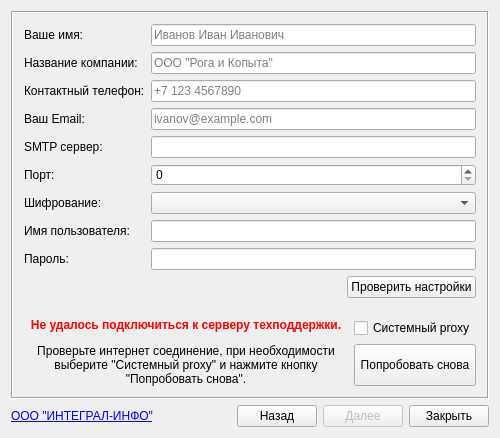
<?xml version="1.0" encoding="UTF-8"?>
<ui version="4.0">
 <class>MainWindow</class>
 <widget class="QMainWindow" name="MainWindow">
  <property name="geometry">
   <rect>
    <x>0</x>
    <y>0</y>
    <width>500</width>
    <height>438</height>
   </rect>
  </property>
  <property name="windowTitle">
   <string>Техподдержка</string>
  </property>
  <property name="windowIcon">
   <iconset resource="TechSupport.qrc">
    <normaloff>:/resources/Gear.png</normaloff>:/resources/Gear.png</iconset>
  </property>
  <property name="styleSheet">
   <string notr="true">QWidget {font-size: 12px;}</string>
  </property>
  <widget class="QWidget" name="centralWidget">
   <layout class="QVBoxLayout" name="verticalLayout">
    <item>
     <widget class="QStackedWidget" name="stacked_widget">
      <property name="frameShape">
       <enum>QFrame::Box</enum>
      </property>
      <property name="frameShadow">
       <enum>QFrame::Sunken</enum>
      </property>
      <property name="currentIndex">
       <number>0</number>
      </property>
      <widget class="QWidget" name="contacts_page">
       <layout class="QVBoxLayout" name="verticalLayout_6">
        <item>
         <layout class="QFormLayout" name="formLayout">
          <item row="0" column="0">
           <widget class="QLabel" name="name_edit_label">
            <property name="text">
             <string>Ваше имя:</string>
            </property>
            <property name="buddy">
             <cstring>name_edit</cstring>
            </property>
           </widget>
          </item>
          <item row="0" column="1">
           <widget class="QLineEdit" name="name_edit">
            <property name="text">
             <string/>
            </property>
            <property name="placeholderText">
             <string>Иванов Иван Иванович</string>
            </property>
           </widget>
          </item>
          <item row="1" column="0">
           <widget class="QLabel" name="company_edit_label">
            <property name="text">
             <string>Название компании:</string>
            </property>
            <property name="buddy">
             <cstring>company_edit</cstring>
            </property>
           </widget>
          </item>
          <item row="1" column="1">
           <widget class="QLineEdit" name="company_edit">
            <property name="text">
             <string/>
            </property>
            <property name="placeholderText">
             <string>ООО &quot;Рога и Копыта&quot;</string>
            </property>
           </widget>
          </item>
          <item row="2" column="0">
           <widget class="QLabel" name="phone_edit_label">
            <property name="text">
             <string>Контактный телефон:</string>
            </property>
            <property name="buddy">
             <cstring>phone_edit</cstring>
            </property>
           </widget>
          </item>
          <item row="2" column="1">
           <widget class="QLineEdit" name="phone_edit">
            <property name="text">
             <string/>
            </property>
            <property name="placeholderText">
             <string>+7 123 4567890</string>
            </property>
           </widget>
          </item>
          <item row="3" column="0">
           <widget class="QLabel" name="email_edit_label">
            <property name="text">
             <string>Ваш Email:</string>
            </property>
            <property name="buddy">
             <cstring>email_edit</cstring>
            </property>
           </widget>
          </item>
          <item row="3" column="1">
           <widget class="QLineEdit" name="email_edit">
            <property name="inputMask">
             <string/>
            </property>
            <property name="text">
             <string/>
            </property>
            <property name="placeholderText">
             <string>ivanov@example.com</string>
            </property>
           </widget>
          </item>
          <item row="4" column="0">
           <widget class="QLabel" name="smtp_address_edit_label">
            <property name="text">
             <string>SMTP сервер:</string>
            </property>
            <property name="buddy">
             <cstring>smtp_address_edit</cstring>
            </property>
           </widget>
          </item>
          <item row="4" column="1">
           <widget class="QLineEdit" name="smtp_address_edit">
            <property name="inputMask">
             <string/>
            </property>
            <property name="text">
             <string/>
            </property>
           </widget>
          </item>
          <item row="5" column="0">
           <widget class="QLabel" name="smtp_port_spin_box_label">
            <property name="text">
             <string>Порт:</string>
            </property>
            <property name="buddy">
             <cstring>smtp_port_spin_box</cstring>
            </property>
           </widget>
          </item>
          <item row="5" column="1">
           <widget class="QSpinBox" name="smtp_port_spin_box">
            <property name="maximum">
             <number>65535</number>
            </property>
           </widget>
          </item>
          <item row="6" column="0">
           <widget class="QLabel" name="smtp_encryption_combo_box_label">
            <property name="text">
             <string>Шифрование:</string>
            </property>
            <property name="buddy">
             <cstring>smtp_encryption_combo_box</cstring>
            </property>
           </widget>
          </item>
          <item row="6" column="1">
           <widget class="QComboBox" name="smtp_encryption_combo_box"/>
          </item>
          <item row="7" column="0">
           <widget class="QLabel" name="smtp_username_edit_label">
            <property name="text">
             <string>Имя пользователя:</string>
            </property>
            <property name="buddy">
             <cstring>smtp_username_edit</cstring>
            </property>
           </widget>
          </item>
          <item row="7" column="1">
           <widget class="QLineEdit" name="smtp_username_edit">
            <property name="inputMask">
             <string/>
            </property>
            <property name="text">
             <string/>
            </property>
           </widget>
          </item>
          <item row="8" column="0">
           <widget class="QLabel" name="smtp_password_edit_label">
            <property name="text">
             <string>Пароль:</string>
            </property>
            <property name="buddy">
             <cstring>smtp_password_edit</cstring>
            </property>
           </widget>
          </item>
          <item row="8" column="1">
           <widget class="QLineEdit" name="smtp_password_edit">
            <property name="echoMode">
             <enum>QLineEdit::Password</enum>
            </property>
           </widget>
          </item>
          <item row="9" column="1">
           <layout class="QHBoxLayout" name="horizontalLayout_8">
            <item>
             <spacer name="horizontalSpacer_8">
              <property name="orientation">
               <enum>Qt::Horizontal</enum>
              </property>
              <property name="sizeHint" stdset="0">
               <size>
                <width>40</width>
                <height>20</height>
               </size>
              </property>
             </spacer>
            </item>
            <item>
             <widget class="QPushButton" name="check_settings_btn">
              <property name="text">
               <string>Проверить настройки</string>
              </property>
             </widget>
            </item>
           </layout>
          </item>
         </layout>
        </item>
        <item>
         <spacer name="verticalSpacer">
          <property name="orientation">
           <enum>Qt::Vertical</enum>
          </property>
          <property name="sizeHint" stdset="0">
           <size>
            <width>20</width>
            <height>93</height>
           </size>
          </property>
         </spacer>
        </item>
        <item>
         <widget class="QWidget" name="connect_widget" native="true">
          <layout class="QHBoxLayout" name="horizontalLayout_6">
           <property name="leftMargin">
            <number>0</number>
           </property>
           <property name="topMargin">
            <number>0</number>
           </property>
           <property name="rightMargin">
            <number>0</number>
           </property>
           <property name="bottomMargin">
            <number>0</number>
           </property>
           <item>
            <widget class="QLabel" name="connect_error_label">
             <property name="sizePolicy">
              <sizepolicy hsizetype="Expanding" vsizetype="Preferred">
               <horstretch>0</horstretch>
               <verstretch>0</verstretch>
              </sizepolicy>
             </property>
             <property name="text">
              <string>&lt;html&gt;&lt;head/&gt;&lt;body&gt;&lt;p&gt;&lt;span style=&quot; font-weight:600; color:#ff0000;&quot;&gt;Не удалось подключиться к серверу техподдержки.&lt;/span&gt;&lt;/p&gt;&lt;p&gt;&lt;span style=&quot; color:#000000;&quot;&gt;Проверьте интернет соединение, при необходимости выберите &amp;quot;Системный proxy&amp;quot; и нажмите кнопку &amp;quot;Попробовать снова&amp;quot;.&lt;/span&gt;&lt;/p&gt;&lt;/body&gt;&lt;/html&gt;</string>
             </property>
             <property name="alignment">
              <set>Qt::AlignCenter</set>
             </property>
             <property name="wordWrap">
              <bool>true</bool>
             </property>
            </widget>
           </item>
           <item>
            <layout class="QVBoxLayout" name="verticalLayout_5">
             <item>
              <widget class="QCheckBox" name="system_proxy_check_box">
               <property name="text">
                <string>Системный proxy</string>
               </property>
              </widget>
             </item>
             <item>
              <widget class="QPushButton" name="check_connect_btn">
               <property name="sizePolicy">
                <sizepolicy hsizetype="Minimum" vsizetype="Minimum">
                 <horstretch>0</horstretch>
                 <verstretch>0</verstretch>
                </sizepolicy>
               </property>
               <property name="text">
                <string>Попробовать снова</string>
               </property>
               <property name="icon">
                <iconset resource="TechSupport.qrc">
                 <normaloff>:/resources/Refresh.png</normaloff>:/resources/Refresh.png</iconset>
               </property>
              </widget>
             </item>
            </layout>
           </item>
          </layout>
         </widget>
        </item>
       </layout>
      </widget>
      <widget class="QWidget" name="info_page">
       <layout class="QVBoxLayout" name="verticalLayout_2">
        <item>
         <layout class="QHBoxLayout" name="horizontalLayout_7">
          <item>
           <widget class="QLabel" name="label_3">
            <property name="text">
             <string>Категория:</string>
            </property>
            <property name="buddy">
             <cstring>queue_combo_box</cstring>
            </property>
           </widget>
          </item>
          <item>
           <widget class="QComboBox" name="queue_combo_box">
            <property name="sizePolicy">
             <sizepolicy hsizetype="Expanding" vsizetype="Fixed">
              <horstretch>0</horstretch>
              <verstretch>0</verstretch>
             </sizepolicy>
            </property>
           </widget>
          </item>
         </layout>
        </item>
        <item>
         <widget class="QLineEdit" name="subject_edit">
          <property name="text">
           <string/>
          </property>
          <property name="placeholderText">
           <string>Кратко опишите проблему, например, &lt;не печатает принтер&gt; или &lt;пропал доступ к сайтам в интернет&gt;</string>
          </property>
         </widget>
        </item>
        <item>
         <layout class="QHBoxLayout" name="horizontalLayout_2">
          <item>
           <widget class="QLabel" name="label_5">
            <property name="text">
             <string>Возникшая проблема затрагивает этот компьютер?</string>
            </property>
           </widget>
          </item>
          <item>
           <widget class="QRadioButton" name="this_comp_yes_rbtn">
            <property name="text">
             <string>Да</string>
            </property>
           </widget>
          </item>
          <item>
           <widget class="QRadioButton" name="this_comp_no_rbtn">
            <property name="text">
             <string>Нет</string>
            </property>
           </widget>
          </item>
          <item>
           <spacer name="horizontalSpacer_2">
            <property name="orientation">
             <enum>Qt::Horizontal</enum>
            </property>
            <property name="sizeHint" stdset="0">
             <size>
              <width>40</width>
              <height>20</height>
             </size>
            </property>
           </spacer>
          </item>
         </layout>
        </item>
        <item>
         <layout class="QHBoxLayout" name="horizontalLayout_3">
          <item>
           <widget class="QLabel" name="label_6">
            <property name="text">
             <string>Дата и время возникновения проблемы:</string>
            </property>
            <property name="buddy">
             <cstring>incident_time_edit</cstring>
            </property>
           </widget>
          </item>
          <item>
           <widget class="QDateTimeEdit" name="incident_time_edit">
            <property name="minimumSize">
             <size>
              <width>152</width>
              <height>22</height>
             </size>
            </property>
            <property name="displayFormat">
             <string>ddd MMM d yyyy HH:mm</string>
            </property>
            <property name="calendarPopup">
             <bool>true</bool>
            </property>
           </widget>
          </item>
          <item>
           <spacer name="horizontalSpacer_3">
            <property name="orientation">
             <enum>Qt::Horizontal</enum>
            </property>
            <property name="sizeHint" stdset="0">
             <size>
              <width>0</width>
              <height>20</height>
             </size>
            </property>
           </spacer>
          </item>
         </layout>
        </item>
        <item>
         <widget class="QLabel" name="label_7">
          <property name="text">
           <string>Подробное описание проблемы:</string>
          </property>
          <property name="buddy">
           <cstring>body_edit</cstring>
          </property>
         </widget>
        </item>
        <item>
         <widget class="QTextEdit" name="body_edit">
          <property name="html">
           <string>&lt;!DOCTYPE HTML PUBLIC &quot;-//W3C//DTD HTML 4.0//EN&quot; &quot;http://www.w3.org/TR/REC-html40/strict.dtd&quot;&gt;
&lt;html&gt;&lt;head&gt;&lt;meta name=&quot;qrichtext&quot; content=&quot;1&quot; /&gt;&lt;style type=&quot;text/css&quot;&gt;
p, li { white-space: pre-wrap; }
&lt;/style&gt;&lt;/head&gt;&lt;body style=&quot; font-family:'MS Shell Dlg 2'; font-size:12px; font-weight:400; font-style:normal;&quot;&gt;
&lt;p style=&quot;-qt-paragraph-type:empty; margin-top:0px; margin-bottom:0px; margin-left:0px; margin-right:0px; -qt-block-indent:0; text-indent:0px;&quot;&gt;&lt;br /&gt;&lt;/p&gt;&lt;/body&gt;&lt;/html&gt;</string>
          </property>
         </widget>
        </item>
       </layout>
      </widget>
      <widget class="QWidget" name="screenshots_page">
       <layout class="QVBoxLayout" name="verticalLayout_4">
        <item>
         <widget class="QLabel" name="label_8">
          <property name="text">
           <string>&lt;html&gt;&lt;head/&gt;&lt;body&gt;&lt;p&gt;&lt;span style=&quot; font-size:11pt;&quot;&gt;При необходимости здесь Вы можете прикрепить снимки экрана. Для этого сделайте снимок, нажав кнопку Print Screen на клавиатуре, и нажмите кнопку ниже.&lt;/span&gt;&lt;/p&gt;&lt;/body&gt;&lt;/html&gt;</string>
          </property>
          <property name="alignment">
           <set>Qt::AlignCenter</set>
          </property>
          <property name="wordWrap">
           <bool>true</bool>
          </property>
          <property name="buddy">
           <cstring>take_screenshot_btn</cstring>
          </property>
         </widget>
        </item>
        <item>
         <layout class="QHBoxLayout" name="horizontalLayout_5">
          <item>
           <spacer name="horizontalSpacer_6">
            <property name="orientation">
             <enum>Qt::Horizontal</enum>
            </property>
            <property name="sizeHint" stdset="0">
             <size>
              <width>40</width>
              <height>20</height>
             </size>
            </property>
           </spacer>
          </item>
          <item>
           <widget class="QPushButton" name="take_screenshot_btn">
            <property name="minimumSize">
             <size>
              <width>0</width>
              <height>40</height>
             </size>
            </property>
            <property name="styleSheet">
             <string notr="true">font: 10pt &quot;Arial&quot;;color: rgb(85, 85, 255)</string>
            </property>
            <property name="text">
             <string>Прикрепить снимок экрана</string>
            </property>
            <property name="icon">
             <iconset resource="TechSupport.qrc">
              <normaloff>:/resources/Picture.png</normaloff>:/resources/Picture.png</iconset>
            </property>
            <property name="iconSize">
             <size>
              <width>24</width>
              <height>24</height>
             </size>
            </property>
           </widget>
          </item>
          <item>
           <spacer name="horizontalSpacer_7">
            <property name="orientation">
             <enum>Qt::Horizontal</enum>
            </property>
            <property name="sizeHint" stdset="0">
             <size>
              <width>40</width>
              <height>20</height>
             </size>
            </property>
           </spacer>
          </item>
         </layout>
        </item>
        <item>
         <widget class="QScrollArea" name="screenshots_area">
          <property name="focusPolicy">
           <enum>Qt::NoFocus</enum>
          </property>
          <property name="widgetResizable">
           <bool>true</bool>
          </property>
          <widget class="QWidget" name="screenshots_area_contents">
           <property name="geometry">
            <rect>
             <x>0</x>
             <y>0</y>
             <width>63</width>
             <height>16</height>
            </rect>
           </property>
          </widget>
         </widget>
        </item>
       </layout>
      </widget>
      <widget class="QWidget" name="request_page">
       <layout class="QVBoxLayout" name="verticalLayout_3">
        <item>
         <widget class="QLabel" name="label_9">
          <property name="sizePolicy">
           <sizepolicy hsizetype="Preferred" vsizetype="Expanding">
            <horstretch>0</horstretch>
            <verstretch>0</verstretch>
           </sizepolicy>
          </property>
          <property name="text">
           <string>&lt;html&gt;&lt;head/&gt;&lt;body&gt;&lt;p&gt;&lt;span style=&quot; font-size:11pt;&quot;&gt;Если все готово, нажмите кнопку ниже.&lt;/span&gt;&lt;/p&gt;&lt;p&gt;&lt;span style=&quot; font-size:11pt;&quot;&gt;После этого программа соберет дополнительные сведения о системе и отправит заявку в техподдержку.&lt;/span&gt;&lt;/p&gt;&lt;/body&gt;&lt;/html&gt;</string>
          </property>
          <property name="alignment">
           <set>Qt::AlignCenter</set>
          </property>
          <property name="wordWrap">
           <bool>true</bool>
          </property>
          <property name="buddy">
           <cstring>make_request_btn</cstring>
          </property>
         </widget>
        </item>
        <item>
         <layout class="QHBoxLayout" name="horizontalLayout_4">
          <item>
           <spacer name="horizontalSpacer_4">
            <property name="orientation">
             <enum>Qt::Horizontal</enum>
            </property>
            <property name="sizeHint" stdset="0">
             <size>
              <width>40</width>
              <height>20</height>
             </size>
            </property>
           </spacer>
          </item>
          <item>
           <widget class="QPushButton" name="make_request_btn">
            <property name="sizePolicy">
             <sizepolicy hsizetype="Fixed" vsizetype="Fixed">
              <horstretch>0</horstretch>
              <verstretch>0</verstretch>
             </sizepolicy>
            </property>
            <property name="minimumSize">
             <size>
              <width>0</width>
              <height>40</height>
             </size>
            </property>
            <property name="styleSheet">
             <string notr="true">font: 10pt &quot;Arial&quot;;color: rgb(85, 85, 255)</string>
            </property>
            <property name="text">
             <string>Обратиться в техподдержку</string>
            </property>
            <property name="icon">
             <iconset resource="TechSupport.qrc">
              <normaloff>:/resources/Phone.png</normaloff>:/resources/Phone.png</iconset>
            </property>
            <property name="iconSize">
             <size>
              <width>24</width>
              <height>24</height>
             </size>
            </property>
           </widget>
          </item>
          <item>
           <spacer name="horizontalSpacer_5">
            <property name="orientation">
             <enum>Qt::Horizontal</enum>
            </property>
            <property name="sizeHint" stdset="0">
             <size>
              <width>40</width>
              <height>20</height>
             </size>
            </property>
           </spacer>
          </item>
         </layout>
        </item>
        <item>
         <widget class="QPlainTextEdit" name="console_text_edit">
          <property name="readOnly">
           <bool>true</bool>
          </property>
         </widget>
        </item>
       </layout>
      </widget>
      <widget class="QWidget" name="final_page">
       <layout class="QGridLayout" name="gridLayout">
        <item row="0" column="0">
         <widget class="QLabel" name="label">
          <property name="text">
           <string>&lt;html&gt;&lt;head/&gt;&lt;body&gt;&lt;p&gt;&lt;span style=&quot; font-size:12pt; color:#5555ff;&quot;&gt;Ваша заявка успешно сформирована и отправлена в техподдержку. В ближайшее время с Вами свяжется специалист.&lt;/span&gt;&lt;/p&gt;&lt;/body&gt;&lt;/html&gt;</string>
          </property>
          <property name="alignment">
           <set>Qt::AlignCenter</set>
          </property>
          <property name="wordWrap">
           <bool>true</bool>
          </property>
         </widget>
        </item>
       </layout>
      </widget>
     </widget>
    </item>
    <item>
     <layout class="QHBoxLayout" name="horizontalLayout">
      <item>
       <widget class="QLabel" name="label_2">
        <property name="toolTip">
         <string>http://integral-info.ru</string>
        </property>
        <property name="text">
         <string>&lt;html&gt;&lt;head/&gt;&lt;body&gt;&lt;p&gt;&lt;a href=&quot;http://integral-info.ru&quot;&gt;&lt;span style=&quot; text-decoration: underline; color:#0000ff;&quot;&gt;ООО &amp;quot;ИНТЕГРАЛ-ИНФО&amp;quot;&lt;/span&gt;&lt;/a&gt;&lt;/p&gt;&lt;/body&gt;&lt;/html&gt;</string>
        </property>
       </widget>
      </item>
      <item>
       <spacer name="horizontalSpacer">
        <property name="orientation">
         <enum>Qt::Horizontal</enum>
        </property>
        <property name="sizeHint" stdset="0">
         <size>
          <width>40</width>
          <height>20</height>
         </size>
        </property>
       </spacer>
      </item>
      <item>
       <widget class="QPushButton" name="prev_btn">
        <property name="text">
         <string>Назад</string>
        </property>
        <property name="icon">
         <iconset resource="TechSupport.qrc">
          <normaloff>:/resources/Backward.png</normaloff>:/resources/Backward.png</iconset>
        </property>
       </widget>
      </item>
      <item>
       <widget class="QPushButton" name="next_btn">
        <property name="enabled">
         <bool>false</bool>
        </property>
        <property name="text">
         <string>Далее</string>
        </property>
        <property name="icon">
         <iconset resource="TechSupport.qrc">
          <normaloff>:/resources/Forward.png</normaloff>:/resources/Forward.png</iconset>
        </property>
       </widget>
      </item>
      <item>
       <widget class="QPushButton" name="close_btn">
        <property name="text">
         <string>Закрыть</string>
        </property>
        <property name="icon">
         <iconset resource="TechSupport.qrc">
          <normaloff>:/resources/Cancel.png</normaloff>:/resources/Cancel.png</iconset>
        </property>
       </widget>
      </item>
     </layout>
    </item>
   </layout>
  </widget>
  <action name="exit_action">
   <property name="text">
    <string>Выход</string>
   </property>
  </action>
 </widget>
 <layoutdefault spacing="6" margin="11"/>
 <tabstops>
  <tabstop>name_edit</tabstop>
  <tabstop>company_edit</tabstop>
  <tabstop>phone_edit</tabstop>
  <tabstop>email_edit</tabstop>
  <tabstop>smtp_address_edit</tabstop>
  <tabstop>smtp_port_spin_box</tabstop>
  <tabstop>smtp_encryption_combo_box</tabstop>
  <tabstop>smtp_username_edit</tabstop>
  <tabstop>smtp_password_edit</tabstop>
  <tabstop>system_proxy_check_box</tabstop>
  <tabstop>check_connect_btn</tabstop>
  <tabstop>queue_combo_box</tabstop>
  <tabstop>subject_edit</tabstop>
  <tabstop>this_comp_yes_rbtn</tabstop>
  <tabstop>this_comp_no_rbtn</tabstop>
  <tabstop>incident_time_edit</tabstop>
  <tabstop>body_edit</tabstop>
  <tabstop>take_screenshot_btn</tabstop>
  <tabstop>make_request_btn</tabstop>
  <tabstop>console_text_edit</tabstop>
  <tabstop>prev_btn</tabstop>
  <tabstop>next_btn</tabstop>
  <tabstop>close_btn</tabstop>
 </tabstops>
 <resources>
  <include location="TechSupport.qrc"/>
 </resources>
 <connections>
  <connection>
   <sender>close_btn</sender>
   <signal>clicked()</signal>
   <receiver>MainWindow</receiver>
   <slot>close()</slot>
   <hints>
    <hint type="sourcelabel">
     <x>489</x>
     <y>427</y>
    </hint>
    <hint type="destinationlabel">
     <x>249</x>
     <y>218</y>
    </hint>
   </hints>
  </connection>
 </connections>
</ui>
